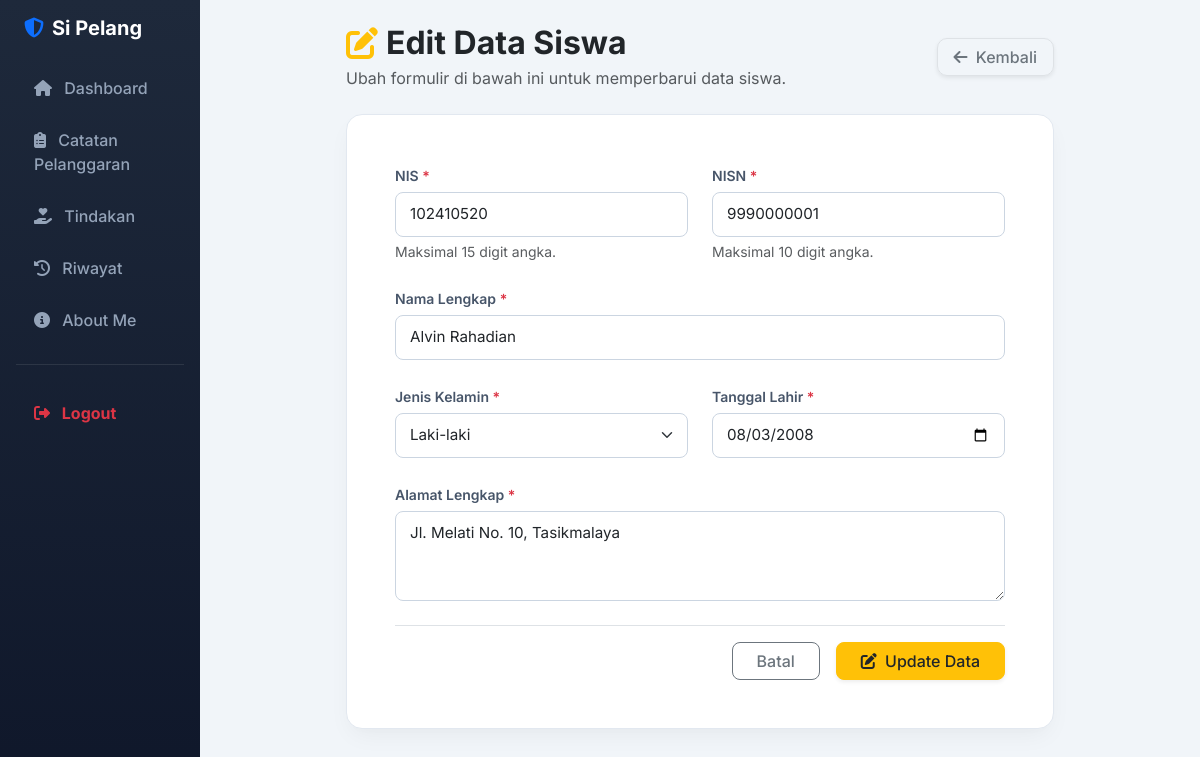
Screenshot of /edit_siswa.php?id=101 with the database file from the repository.
### tables this page shows
CREATE TABLE `t_siswa` (
  `id` int(11) NOT NULL,
  `nis` varchar(30) DEFAULT NULL,
  `nisn` varchar(20) NOT NULL,
  `nama` varchar(150) DEFAULT NULL,
  `jenis_kelamin` char(1) NOT NULL,
  `tanggal_lahir` date NOT NULL,
  `alamat` text NOT NULL,
  `status_aktif` tinyint(1) NOT NULL,
  `created_at` timestamp NOT NULL DEFAULT current_timestamp(),
  `updated_at` timestamp NOT NULL DEFAULT current_timestamp()
);

### edit_siswa.php (the view, shortened to what this page needs)
<?php
include 'config/koneksi.php';
$id = isset($_GET['id']) ? $_GET['id'] : 0;
$query = mysqli_query($koneksi, "SELECT * FROM t_siswa WHERE id = '$id'");
$data = mysqli_fetch_assoc($query);
?>
<!DOCTYPE html>
<html lang="id">
<head>
    <link href="https://cdn.jsdelivr.net/npm/bootstrap@5.3.0/dist/css/bootstrap.min.css" rel="stylesheet">
    <link rel="stylesheet" href="https://cdnjs.cloudflare.com/ajax/libs/font-awesome/6.4.0/css/all.min.css">
</head>
<body>
<div class="container-fluid">
    <div class="row">
        <?php include 'layout/sidebar.php'; ?>
        <main class="col-md-9 ms-sm-auto col-lg-10 px-md-4 py-4">
            <div class="row justify-content-center">
                <div class="col-xl-9 col-lg-10">
                    <div class="d-flex justify-content-between align-items-center mb-4">
                        <div>
                            <h2 class="fw-bold text-dark d-flex align-items-center gap-2 mb-1">
                                <i class="fa-solid fa-pen-to-square text-warning"></i> Edit Data Siswa
                            </h2>
                            <p class="text-muted mb-0">Ubah formulir di bawah ini untuk memperbarui data siswa.</p>
                        </div>
                        <a href="kelola_siswa.php" class="btn btn-white text-secondary border fw-medium px-3 shadow-sm" style="border-radius: 10px;">
                            <i class="fa-solid fa-arrow-left me-1"></i> Kembali
                        </a>
                    </div>
                    <div class="card card-custom p-4 p-md-5">
                        <form action="proses_edit_siswa.php" method="POST">
                            <div class="row g-4">
                                <div class="col-md-6">
                                    <label for="nis" class="form-label">NIS <span class="text-danger">*</span></label>
                                    <input type="text" class="form-control" id="nis" name="nis" maxlength="15" value="<?php echo htmlspecialchars(isset($data['nis']) ? $data['nis'] : ''); ?>" oninput="this.value = this.value.replace(/[^0-9]/g, '');" required>
                                    <div class="form-text">Maksimal 15 digit angka.</div>
                                </div>
                                <div class="col-md-6">
                                    <label for="nisn" class="form-label">NISN <span class="text-danger">*</span></label>
                                    <input type="text" class="form-control" id="nisn" name="nisn" maxlength="10" value="<?php echo htmlspecialchars(isset($data['nisn']) ? $data['nisn'] : ''); ?>" oninput="this.value = this.value.replace(/[^0-9]/g, '');" required>
                                    <div class="form-text">Maksimal 10 digit angka.</div>
                                </div>
                                <div class="col-12">
                                    <label for="nama" class="form-label">Nama Lengkap <span class="text-danger">*</span></label>
                                    <input type="text" class="form-control" id="nama" name="nama" maxlength="100" value="<?php echo htmlspecialchars(isset($data['nama']) ? $data['nama'] : ''); ?>" required>
                                </div>
                                <div class="col-md-6">
                                    <label for="jenis_kelamin" class="form-label">Jenis Kelamin <span class="text-danger">*</span></label>
                                    <select class="form-select" id="jenis_kelamin" name="jenis_kelamin" required>
                                        <?php $jk = isset($data['jenis_kelamin']) ? $data['jenis_kelamin'] : ''; ?>
                                        <option value="Laki-laki" <?php echo ($jk == 'Laki-laki') ? 'selected' : ''; ?>>Laki-laki</option>
                                    </select>
                                </div>
                                <div class="col-md-6">
                                    <label for="tanggal_lahir" class="form-label">Tanggal Lahir <span class="text-danger">*</span></label>
                                    <input type="date" class="form-control" id="tanggal_lahir" name="tanggal_lahir" value="<?php echo htmlspecialchars(isset($data['tanggal_lahir']) ? $data['tanggal_lahir'] : ''); ?>" required>
                                </div>
                                <div class="col-12">
                                    <label for="alamat" class="form-label">Alamat Lengkap <span class="text-danger">*</span></label>
                                    <textarea class="form-control" id="alamat" name="alamat" rows="3" required><?php echo htmlspecialchars(isset($data['alamat']) ? $data['alamat'] : ''); ?></textarea>
                                </div>
                            </div>
                            <div class="d-flex justify-content-end align-items-center gap-3 mt-4 pt-3 border-top">
                                <a href="kelola_siswa.php" class="btn btn-outline-secondary px-4 fw-medium" style="border-radius: 8px;">Batal</a>
                                <button type="submit" name="update" class="btn btn-warning px-4 fw-medium shadow-sm text-dark" style="border-radius: 8px;">
                                    <i class="fa-solid fa-pen-to-square me-1"></i> Update Data
                                </button>
                            </div>
                        </form>
                    </div>
                </div>
            </div>
        </main>
    </div>
</div>
</body>
</html>

### edit_siswa.php (style rules this page uses)
body { font-family: 'Inter', sans-serif; background-color: #f1f5f9; color: #334155; }
.card-custom { background-color: #ffffff; border: 1px solid #e2e8f0; border-radius: 16px; box-shadow: 0 10px 25px -5px rgba(0, 0, 0, 0.05), 0 8px 10px -6px rgba(0, 0, 0, 0.01); }
.form-label { font-weight: 600; color: #475569; font-size: 0.875rem; margin-bottom: 6px; }
.form-control, .form-select { border-radius: 8px; padding: 10px 14px; border: 1px solid #cbd5e1; font-size: 0.95rem; }

### rows the page displays
t_siswa: nis "102410520", nisn "9990000001", nama "Alvin Rahadian", tanggal_lahir "08/03/2008", alamat "Jl. Melati No. 10, Tasikmalaya"
